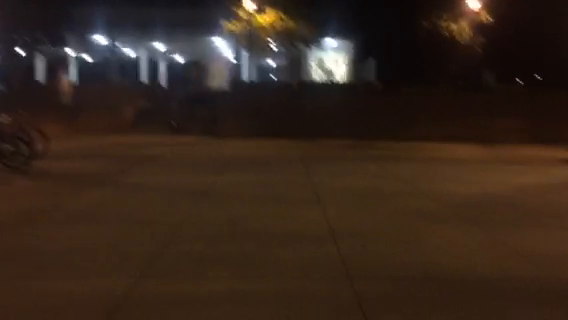
#> input picture frame 124 of tutorialsBryce/walking_techwalkway.MOV, 568 x 320 px
$ python basicMetrics.py   (Python 2 division)
#> lines starting #> are read from the running program, lines starting #| are printed output that depends on the picture
__author__ = 'brycerich'
import numpy as np
import cv2

cap = cv2.VideoCapture('walking_techwalkway.MOV')
print "Current time: %f" % (cap.get(0))
print "Current frame: %f" % (cap.get(1))
print "Fraction of way through video: %f" % (cap.get(2))
print "Frame width: %f" % (cap.get(3))
print "Frame height: %f" % (cap.get(4))
print "Fps: %f" % (cap.get(5))
print "Fourcc: %s" % (cap.get(6))
print cap.get(6)

while(True):
    # Capture frame-by-frame
    ret, frame = cap.read()
#> frame is the input picture: shape (320, 568, 3); mean B, G, R 28.2, 38.6, 54.5

    # Our operations on the frame come here
    gray = cv2.cvtColor(frame, cv2.COLOR_BGR2GRAY)
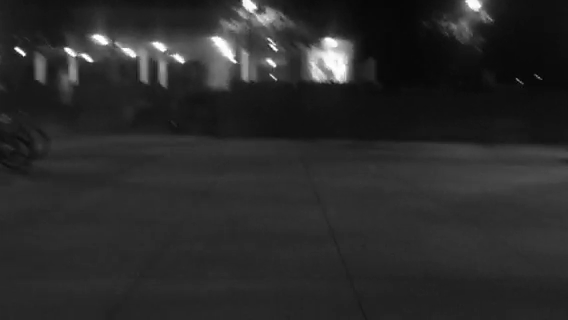
#> gray: shape (320, 568); min 2, max 255, mean 42.2

    # Display the resulting frame
    cv2.imshow('frame',gray)
    if cv2.waitKey(1) & 0xFF == ord('q'):
#> (key q is pressed here)
        break


    print "Current time: %f" % (cap.get(0))
    print "Current frame: %f" % (cap.get(1))
    print "Fraction of way through video: %f" % (cap.get(2))
    print "Frame width: %f" % (cap.get(3))
    print "Frame height: %f" % (cap.get(4))
    print "Fps: %f" % (cap.get(5))
    print "Fourcc: %f" % (cap.get(6))

# When everything done, release the capture
cap.release()
cv2.destroyAllWindows()

$ run again, starting later in the video
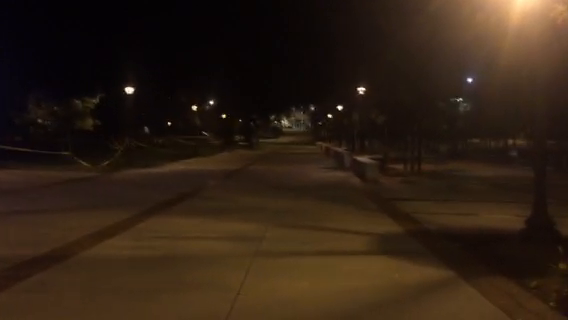
#> input picture frame 558 of tutorialsBryce/walking_techwalkway.MOV, 568 x 320 px
#> frame is the input picture: shape (320, 568, 3); mean B, G, R 19.9, 32.5, 47.8
#> `gray = cv2.cvtColor(frame, cv2.COLOR_BGR2GRAY)`:
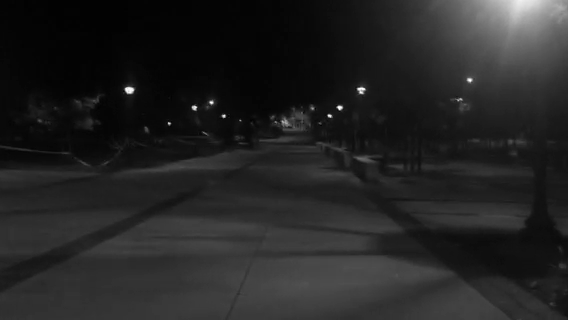
#> gray: shape (320, 568); min 1, max 255, mean 35.7

$ run again, starting later in the video
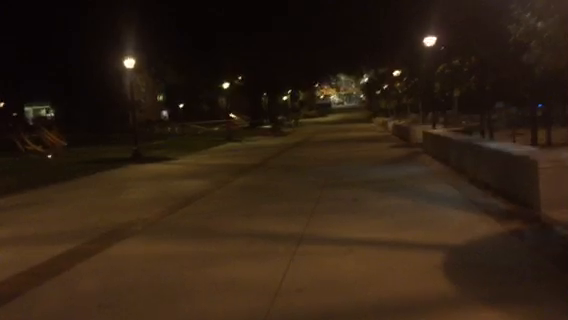
#> input picture frame 993 of tutorialsBryce/walking_techwalkway.MOV, 568 x 320 px
#> frame is the input picture: shape (320, 568, 3); mean B, G, R 19.8, 33.3, 49
#> `gray = cv2.cvtColor(frame, cv2.COLOR_BGR2GRAY)`:
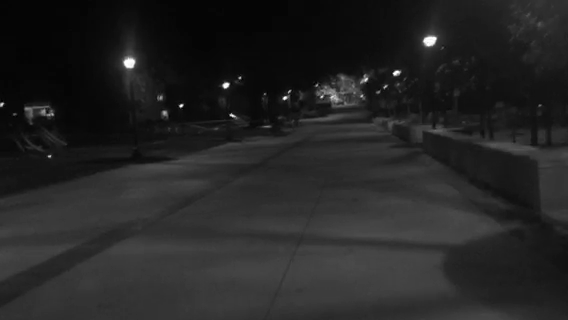
#> gray: shape (320, 568); min 0, max 255, mean 36.5
